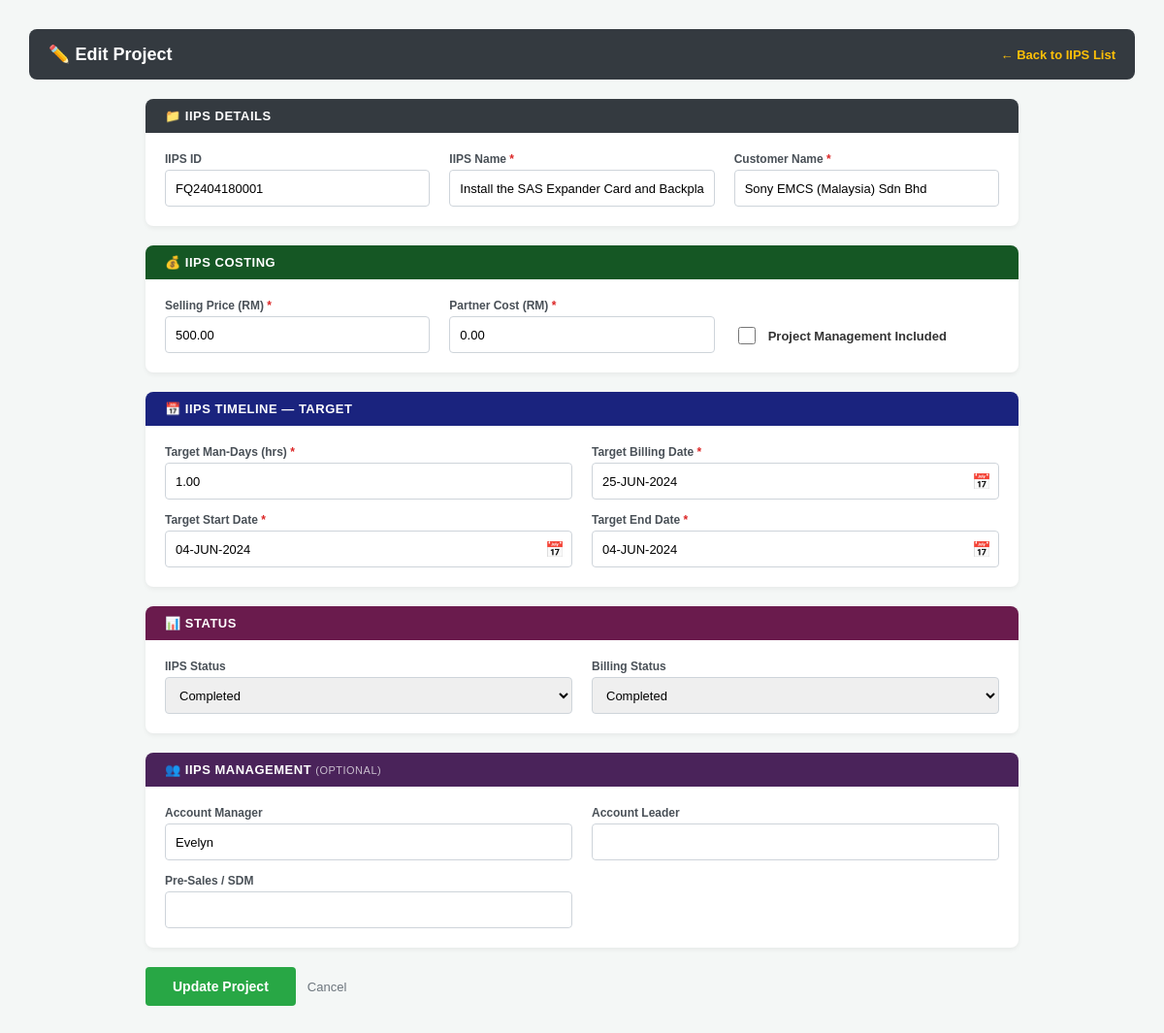
The app's page /create_iips.php?edit=FQ2404180001 (signed in), older data.
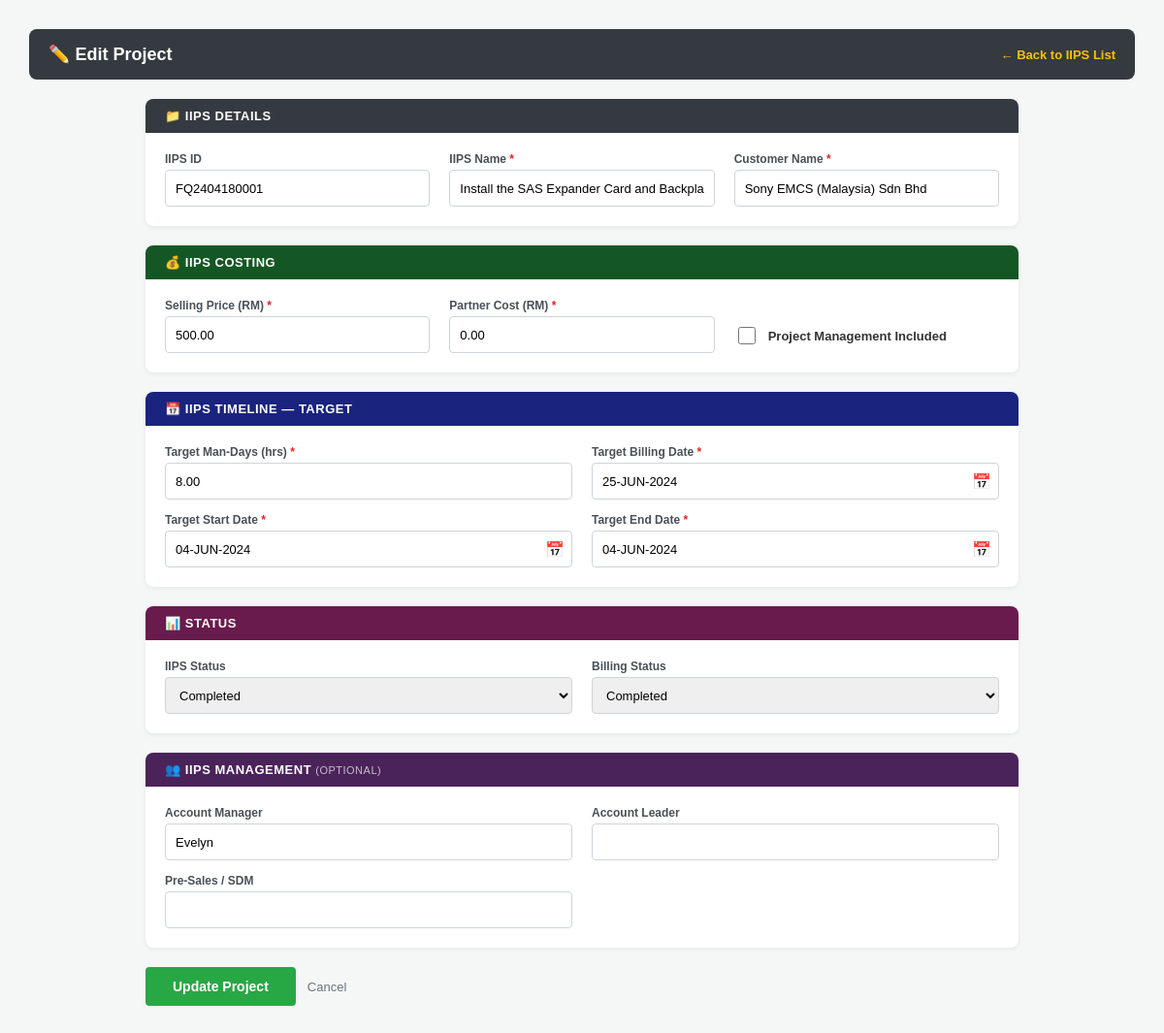
The same page, newer data.
### tables this page shows
CREATE TABLE iips_tracking (
    id INT AUTO_INCREMENT PRIMARY KEY,
    project_id          VARCHAR(50) NOT NULL,
    selling_price       DECIMAL(12,2) NULL DEFAULT NULL,
    partner_cost        DECIMAL(12,2) NULL DEFAULT NULL,
    gross_profit        DECIMAL(12,2) NULL DEFAULT NULL,
    has_project_mgmt    TINYINT(1) NOT NULL DEFAULT 0,
    target_mandays      DECIMAL(8,2) NULL DEFAULT NULL,
    target_start_date   DATE NULL DEFAULT NULL,
    target_end_date     DATE NULL DEFAULT NULL,
    target_billing_date DATE NULL DEFAULT NULL,
    actual_start_date   DATE NULL DEFAULT NULL,
    actual_end_date     DATE NULL DEFAULT NULL,
    iips_status         ENUM('Not Quoted','Quoted','Not Started','In Progress','Completed','Cancelled') NOT NULL DEFAULT 'Not Quoted',
    billing_status      ENUM('Not Forecasted','Forecasted','Pending','Completed') NOT NULL DEFAULT 'Not Forecasted',
    account_manager     VARCHAR(150) NULL DEFAULT NULL,
    account_leader      VARCHAR(150) NULL DEFAULT NULL,
    presales_sdm        VARCHAR(150) NULL DEFAULT NULL,
    project_manager     VARCHAR(150) NULL DEFAULT NULL,
    partner             VARCHAR(150) NULL DEFAULT NULL,
    created_at          TIMESTAMP DEFAULT CURRENT_TIMESTAMP,
    updated_at          TIMESTAMP DEFAULT CURRENT_TIMESTAMP ON UPDATE CURRENT_TIMESTAMP,
    FOREIGN KEY (project_id) REFERENCES projects(project_id) ON DELETE CASCADE
);

### create_iips.php (the view, shortened to what this page needs)
<?php
require_once 'config.php';
function fmtDateDisplay($d) {
    $dt = DateTime::createFromFormat('Y-m-d', $d);
    return $dt ? $dt->format('d-M-Y') : '';
}
$edit_mode = false;
$edit_data = null;
$iips_data = null;
if (isset($_GET['edit'])) {
    $edit_mode = true;
    $pid = trim($_GET['edit']);
    $stmt = $conn->prepare("SELECT * FROM projects WHERE project_id=?");
    $stmt->bind_param("s", $pid); $stmt->execute();
    $edit_data = $stmt->get_result()->fetch_assoc(); $stmt->close();
    $stmt2 = $conn->prepare("SELECT * FROM iips_tracking WHERE project_id=?");
    $stmt2->bind_param("s", $pid); $stmt2->execute();
    $iips_data = $stmt2->get_result()->fetch_assoc(); $stmt2->close();
}
$errors = [];
$v = [
    'project_id'          => $_POST['project_id']          ?? ($edit_data['project_id']    ?? ''),
    'project_name'        => $_POST['project_name']        ?? ($edit_data['project_name']  ?? ''),
    'customer_name'       => $_POST['customer_name']       ?? ($edit_data['customer_name'] ?? ''),
    'selling_price'       => $_POST['selling_price']       ?? ($iips_data['selling_price']  ?? ''),
    'partner_cost'        => $_POST['partner_cost']        ?? ($iips_data['partner_cost']   ?? ''),
    'has_project_mgmt'    => ($_SERVER['REQUEST_METHOD'] === 'POST') ? (isset($_POST['has_project_mgmt']) ? 1 : 0) : ($iips_data['has_project_mgmt'] ?? 0),
    'target_mandays'      => $_POST['target_mandays']      ?? ($iips_data['target_mandays']      ?? ''),
    'target_start_date'   => $_POST['target_start_date']   ?? ($iips_data['target_start_date']   ?? ''),
    'target_end_date'     => $_POST['target_end_date']     ?? ($iips_data['target_end_date']     ?? ''),
    'target_billing_date' => $_POST['target_billing_date'] ?? ($iips_data['target_billing_date'] ?? ''),
    'iips_status'         => $_POST['iips_status']         ?? ($edit_mode ? ($iips_data['iips_status']    ?? '') : ''),
    'billing_status'      => $_POST['billing_status']      ?? ($edit_mode ? ($iips_data['billing_status'] ?? '') : ''),
    'account_manager'     => $_POST['account_manager']     ?? ($iips_data['account_manager'] ?? ''),
    'account_leader'      => $_POST['account_leader']      ?? ($iips_data['account_leader']  ?? ''),
    'presales_sdm'        => $_POST['presales_sdm']        ?? ($iips_data['presales_sdm']    ?? ''),
    'project_manager'     => $_POST['project_manager']     ?? ($iips_data['project_manager'] ?? ''),
];
?>
<!DOCTYPE html>
<html lang="en">
<head>
</head>
<body>
<div class="topbar">
    <h2><?= $edit_mode ? '✏️ Edit Project' : '+ Create New IIPS' ?></h2>
    <a href="admin_iips.php">← Back to IIPS List</a>
</div>
<div class="page">
    <form method="POST">
        <div class="section">
            <div class="section-hdr">📁 IIPS Details</div>
            <div class="section-body three-col">
                <div class="form-group">
                    <label>IIPS ID</label>
                    <input type="text" name="project_id" value="<?= htmlspecialchars($v['project_id']) ?>" placeholder="e.g. SO-0000123">
                </div>
                <div class="form-group">
                    <label>IIPS Name <span class="req">*</span></label>
                    <input type="text" name="project_name" value="<?= htmlspecialchars($v['project_name']) ?>" class="<?= in_array('Project Name is required.',$errors)?'err':'' ?>">
                </div>
                <div class="form-group">
                    <label>Customer Name <span class="req">*</span></label>
                    <input type="text" name="customer_name" value="<?= htmlspecialchars($v['customer_name']) ?>" class="<?= in_array('Customer Name is required.',$errors)?'err':'' ?>">
                </div>
            </div>
        </div>
        <div class="section">
            <div class="section-hdr green">💰 IIPS Costing</div>
            <div class="section-body three-col">
                <div class="form-group">
                    <label>Selling Price (RM) <span class="req">*</span></label>
                    <input type="number" name="selling_price" id="sp" step="0.01" min="0" value="<?= htmlspecialchars($v['selling_price']) ?>" oninput="calcGP()" class="<?= in_array('Selling Price is required.',$errors)?'err':'' ?>">
                </div>
                <div class="form-group">
                    <label>Partner Cost (RM) <span class="req">*</span></label>
                    <input type="number" name="partner_cost" id="pc" step="0.01" min="0" value="<?= htmlspecialchars($v['partner_cost']) ?>" oninput="calcGP()" class="<?= in_array('Partner Cost is required.',$errors)?'err':'' ?>">
                </div>
                <div class="check-group" style="align-self:center; padding-top:20px;">
                    <input type="checkbox" name="has_project_mgmt" id="has_pm" <?= $v['has_project_mgmt'] ? 'checked' : '' ?>>
                    <label for="has_pm">Project Management Included</label>
                </div>
            </div>
        </div>
        <div class="section">
            <div class="section-hdr blue">📅 IIPS Timeline — Target</div>
            <div class="section-body">
                <div class="form-group">
                    <label>Target Man-Days (hrs) <span class="req">*</span></label>
                    <input type="number" name="target_mandays" step="0.5" min="0" value="<?= htmlspecialchars($v['target_mandays']) ?>" class="<?= in_array('Target Man-Days is required.',$errors)?'err':'' ?>">
                </div>
                <div class="form-group">
                    <label>Target Billing Date <span class="req">*</span></label>
                    <div style="position:relative; height:38px; width:100%; display:flex;">
                        <input type="text" id="tbd_display" placeholder="DD MMM YYYY" oninput="liveDate(this)" style="flex:1;height:100%;padding:8px 36px 8px 10px;border:1px solid #ced4da;border-radius:4px;font-size:13px;text-transform:uppercase;" autocomplete="off" value="<?= htmlspecialchars(fmtDateDisplay($v['target_billing_date'])) ?>" class="<?= in_array('Target Billing Date is required.',$errors)?'err':'' ?>">
                        <div style="position:absolute;right:0;top:0;width:36px;height:100%;display:flex;align-items:center;justify-content:center;cursor:pointer;z-index:5;" onclick="document.getElementById('tbd_val').showPicker()">📅</div>
                    </div>
                </div>
                <div class="form-group">
                    <label>Target Start Date <span class="req">*</span></label>
                    <div style="position:relative; height:38px; width:100%; display:flex;">
                        <input type="text" id="tsd_display" placeholder="DD MMM YYYY" oninput="liveDate(this)" style="flex:1;height:100%;padding:8px 36px 8px 10px;border:1px solid #ced4da;border-radius:4px;font-size:13px;text-transform:uppercase;" autocomplete="off" value="<?= htmlspecialchars(fmtDateDisplay($v['target_start_date'])) ?>" class="<?= in_array('Target Start Date is required.',$errors)?'err':'' ?>">
                        <div style="position:absolute;right:0;top:0;width:36px;height:100%;display:flex;align-items:center;justify-content:center;cursor:pointer;z-index:5;" onclick="document.getElementById('tsd_val').showPicker()">📅</div>
                    </div>
                </div>
                <div class="form-group">
                    <label>Target End Date <span class="req">*</span></label>
                    <div style="position:relative; height:38px; width:100%; display:flex;">
                        <input type="text" id="ted_display" placeholder="DD MMM YYYY" oninput="liveDate(this)" style="flex:1;height:100%;padding:8px 36px 8px 10px;border:1px solid #ced4da;border-radius:4px;font-size:13px;text-transform:uppercase;" autocomplete="off" value="<?= htmlspecialchars(fmtDateDisplay($v['target_end_date'])) ?>" class="<?= in_array('Target End Date is required.',$errors)?'err':'' ?>">
                        <div style="position:absolute;right:0;top:0;width:36px;height:100%;display:flex;align-items:center;justify-content:center;cursor:pointer;z-index:5;" onclick="document.getElementById('ted_val').showPicker()">📅</div>
                    </div>
                </div>
            </div>
        </div>
        <div class="section">
            <div class="section-hdr teal">📊 Status</div>
            <div class="section-body">
                <div class="form-group">
                    <label>IIPS Status</label>
                    <select name="iips_status">
                        <?php foreach (['Not Quoted','Quoted','Not Started','In Progress','Completed','Cancelled'] as $o): ?>
                        <option value="<?= $o ?>" <?= $v['iips_status']===$o && $edit_mode ?'selected':'' ?>><?= $o ?></option>
                        <?php endforeach; ?>
                    </select>
                </div>
                <div class="form-group">
                    <label>Billing Status</label>
                    <select name="billing_status">
                        <?php foreach (['Not Forecasted','Forecasted','Pending','Completed'] as $o): ?>
                        <option value="<?= $o ?>" <?= $v['billing_status']===$o && $edit_mode ?'selected':'' ?>><?= $o ?></option>
                        <?php endforeach; ?>
                    </select>
                </div>
            </div>
        </div>
        <div class="section">
            <div class="section-hdr purple">👥 IIPS Management <span style="font-weight:400; font-size:11px; opacity:.7;">(optional)</span></div>
            <div class="section-body">
                <div class="form-group">
                    <label>Account Manager</label>
                    <input type="text" name="account_manager" value="<?= htmlspecialchars($v['account_manager']) ?>">
                </div>
                <div class="form-group">
                    <label>Account Leader</label>
                    <input type="text" name="account_leader" value="<?= htmlspecialchars($v['account_leader']) ?>">
                </div>
                <div class="form-group">
                    <label>Pre-Sales / SDM</label>
                    <input type="text" name="presales_sdm" value="<?= htmlspecialchars($v['presales_sdm']) ?>">
                </div>
            </div>
        </div>
        <div class="actions">
            <button type="submit" class="btn-save"><?= $edit_mode ? 'Update Project' : 'Save Project' ?></button>
            <a href="admin_iips.php" class="btn-cancel">Cancel</a>
        </div>
    </form>
</div>
</body>
</html>

### create_iips.php (style rules this page uses)
* { box-sizing: border-box; }
body { font-family: Arial, sans-serif; margin: 30px; background: #f4f7f6; }
.topbar { background: #343a40; padding: 15px 20px; display: flex; align-items: center; justify-content: space-between; border-radius: 8px; flex-wrap: wrap; gap: 10px; }
.topbar h2 { color: white; margin: 0; font-size: 18px; }
.topbar a { color: #ffc107; font-weight: bold; text-decoration: none; font-size: 13px; }
.page { max-width: 900px; margin: 20px auto; padding: 0 0 60px; }
.section { background: white; border-radius: 8px; box-shadow: 0 2px 5px rgba(0,0,0,0.06); margin-bottom: 20px; overflow: hidden; }
.section-hdr { background: #343a40; color: white; padding: 10px 20px; font-size: 13px; font-weight: 700; text-transform: uppercase; letter-spacing: .5px; }
.section-hdr.green { background: #155724; }
.section-hdr.blue { background: #1a237e; }
.section-hdr.purple { background: #4a235a; }
.section-hdr.teal { background: #6a1b4d; }
.section-body { padding: 20px; display: grid; grid-template-columns: 1fr 1fr; gap: 14px 20px; }
.section-body.three-col { grid-template-columns: 1fr 1fr 1fr; }
.form-group { display: flex; flex-direction: column; gap: 4px; }
.form-group label { font-size: 12px; font-weight: 700; color: #495057; }
.req { color: #dc2626; }
.form-group input, .form-group select { height: 38px; padding: 0 10px; border: 1px solid #ced4da; border-radius: 4px; font-size: 13px; width: 100%; }
.check-group { display: flex; align-items: center; gap: 10px; padding-top: 8px; }
.check-group input[type="checkbox"] { width: 18px; height: 18px; cursor: pointer; }
.check-group label { font-size: 13px; font-weight: 600; color: #333; margin: 0; cursor: pointer; }
.actions { display: flex; gap: 12px; margin-top: 4px; align-items: center; }
.btn-save { background: #28a745; color: white; border: none; padding: 0 28px; height: 40px; border-radius: 4px; font-size: 14px; font-weight: bold; cursor: pointer; }
.btn-cancel { display: inline-flex; align-items: center; color: #6c757d; text-decoration: none; font-size: 13px; height: 40px; }

Row changes from the older to the newer data that the page shows:
changed iips_tracking "FQ2404180001": target_mandays "1.00" → "8.00"
